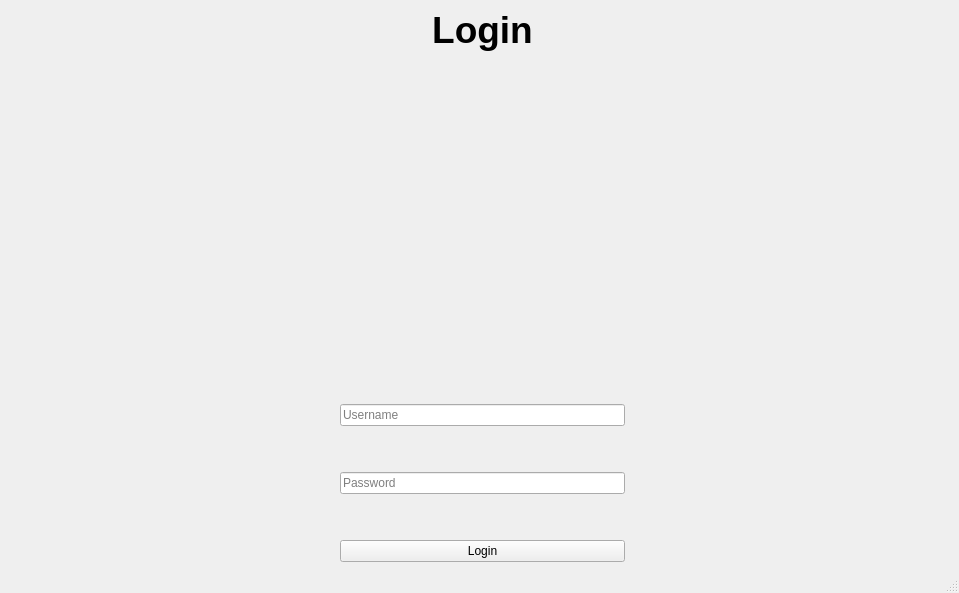
<?xml version="1.0" encoding="UTF-8"?>
<ui version="4.0">
 <class>MainWindow</class>
 <widget class="QMainWindow" name="MainWindow">
  <property name="windowModality">
   <enum>Qt::NonModal</enum>
  </property>
  <property name="geometry">
   <rect>
    <x>0</x>
    <y>0</y>
    <width>959</width>
    <height>593</height>
   </rect>
  </property>
  <property name="sizePolicy">
   <sizepolicy hsizetype="Minimum" vsizetype="Minimum">
    <horstretch>0</horstretch>
    <verstretch>0</verstretch>
   </sizepolicy>
  </property>
  <property name="windowTitle">
   <string>Restaurant Billing System</string>
  </property>
  <widget class="QWidget" name="centralwidget">
   <layout class="QGridLayout" name="gridLayout">
    <item row="0" column="3">
     <spacer name="hSpacerEnd">
      <property name="orientation">
       <enum>Qt::Horizontal</enum>
      </property>
      <property name="sizeType">
       <enum>QSizePolicy::Fixed</enum>
      </property>
      <property name="sizeHint" stdset="0">
       <size>
        <width>40</width>
        <height>20</height>
       </size>
      </property>
     </spacer>
    </item>
    <item row="0" column="1">
     <layout class="QFormLayout" name="formLayout">
      <property name="sizeConstraint">
       <enum>QLayout::SetDefaultConstraint</enum>
      </property>
      <property name="fieldGrowthPolicy">
       <enum>QFormLayout::ExpandingFieldsGrow</enum>
      </property>
      <property name="labelAlignment">
       <set>Qt::AlignCenter</set>
      </property>
      <property name="formAlignment">
       <set>Qt::AlignCenter</set>
      </property>
      <item row="0" column="1">
       <widget class="QLabel" name="labelLogin">
        <property name="sizePolicy">
         <sizepolicy hsizetype="Expanding" vsizetype="Fixed">
          <horstretch>0</horstretch>
          <verstretch>0</verstretch>
         </sizepolicy>
        </property>
        <property name="font">
         <font>
          <pointsize>28</pointsize>
          <bold>true</bold>
         </font>
        </property>
        <property name="text">
         <string>Login</string>
        </property>
        <property name="alignment">
         <set>Qt::AlignCenter</set>
        </property>
       </widget>
      </item>
      <item row="2" column="1">
       <layout class="QGridLayout" name="gridLayout_2">
        <item row="3" column="1">
         <spacer name="vSpacerPassword">
          <property name="orientation">
           <enum>Qt::Vertical</enum>
          </property>
          <property name="sizeType">
           <enum>QSizePolicy::Fixed</enum>
          </property>
          <property name="sizeHint" stdset="0">
           <size>
            <width>20</width>
            <height>40</height>
           </size>
          </property>
         </spacer>
        </item>
        <item row="0" column="2">
         <spacer name="hSpacerGridEnd">
          <property name="orientation">
           <enum>Qt::Horizontal</enum>
          </property>
          <property name="sizeHint" stdset="0">
           <size>
            <width>40</width>
            <height>20</height>
           </size>
          </property>
         </spacer>
        </item>
        <item row="4" column="1">
         <widget class="QPushButton" name="pushButton">
          <property name="enabled">
           <bool>true</bool>
          </property>
          <property name="text">
           <string>Login</string>
          </property>
          <property name="flat">
           <bool>false</bool>
          </property>
         </widget>
        </item>
        <item row="2" column="1">
         <widget class="QLineEdit" name="editPassword">
          <property name="echoMode">
           <enum>QLineEdit::Password</enum>
          </property>
          <property name="placeholderText">
           <string>Password</string>
          </property>
         </widget>
        </item>
        <item row="0" column="0">
         <spacer name="hSpacerGridStart">
          <property name="orientation">
           <enum>Qt::Horizontal</enum>
          </property>
          <property name="sizeHint" stdset="0">
           <size>
            <width>40</width>
            <height>20</height>
           </size>
          </property>
         </spacer>
        </item>
        <item row="0" column="1">
         <widget class="QLineEdit" name="editUsername">
          <property name="placeholderText">
           <string>Username</string>
          </property>
         </widget>
        </item>
        <item row="1" column="1">
         <spacer name="vSpacerUsername">
          <property name="orientation">
           <enum>Qt::Vertical</enum>
          </property>
          <property name="sizeType">
           <enum>QSizePolicy::Fixed</enum>
          </property>
          <property name="sizeHint" stdset="0">
           <size>
            <width>20</width>
            <height>40</height>
           </size>
          </property>
         </spacer>
        </item>
       </layout>
      </item>
      <item row="1" column="1">
       <spacer name="vSpacerForm">
        <property name="orientation">
         <enum>Qt::Vertical</enum>
        </property>
        <property name="sizeHint" stdset="0">
         <size>
          <width>20</width>
          <height>40</height>
         </size>
        </property>
       </spacer>
      </item>
     </layout>
    </item>
    <item row="0" column="0">
     <spacer name="hSpacerStart">
      <property name="orientation">
       <enum>Qt::Horizontal</enum>
      </property>
      <property name="sizeType">
       <enum>QSizePolicy::Fixed</enum>
      </property>
      <property name="sizeHint" stdset="0">
       <size>
        <width>40</width>
        <height>20</height>
       </size>
      </property>
     </spacer>
    </item>
   </layout>
  </widget>
  <widget class="QMenuBar" name="menubar">
   <property name="geometry">
    <rect>
     <x>0</x>
     <y>0</y>
     <width>959</width>
     <height>22</height>
    </rect>
   </property>
  </widget>
  <widget class="QStatusBar" name="statusbar"/>
 </widget>
 <resources/>
 <connections/>
</ui>
